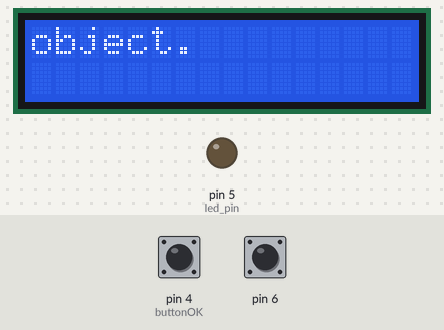
Bench run of a sketch on a simulated Arduino Uno, built with avr-gcc and run on an emulated ATmega328P. Parts: 16×2 character LCD, output pins drawn as LEDs (lit = HIGH). Inputs (shaded band) come from the test bench; at power-on: pin 6 LOW, pin 4 (buttonOK) LOW. What the sketch prints to the serial monitor is not drawn.

Above: at 4.9 s.
5.0 s: pin 6 pulsed HIGH 2 times (0.12 s each, 0.3 s apart)
At 5.8 s:
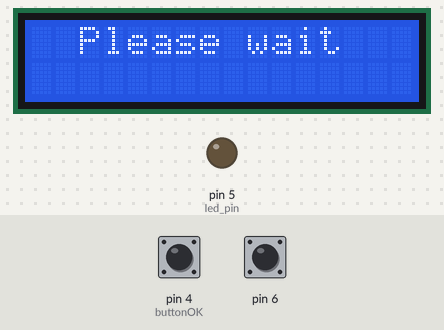
At 9.8 s:
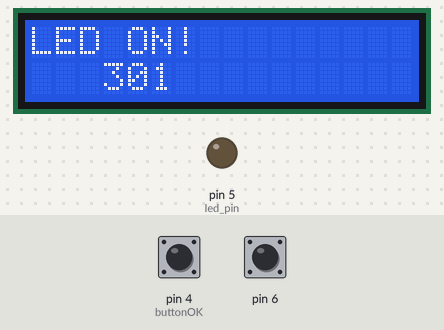
Timing chart, 0 to 11.3 s (numbered marks = the images above; inputs shaded):
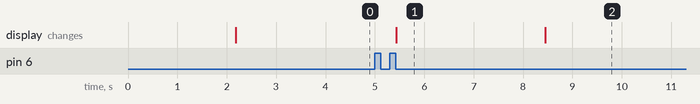

The sketch:

time_machine_3.0.ino
```cpp
#include "LCD_1602_RUS.h"

LCD_1602_RUS lcd(0x3F, 16, 2);
long timerfinal;
long timer=0;
long lasttime=0;
float flashdelayf;
int flashdelayl;
int func1=0;
int func2=0;
int buttonleft=2;
int buttonright=3;
int buttonOK=4;
int paddlesetmode=0;
int paddles=1;
unsigned long lastpressleft;
unsigned long lastpressright;
unsigned long lastpressOK;
int buttonleftflag=0;
int buttonrightflag=0;
int buttonOKflag=0;
int led_pin=5;
int lighttime=200;


void setup() {
  Serial.begin(9600);
  lcd.backlight();
  lcd.init();
  Serial.begin(9600);
  lcd.backlight();
  lcd.init();
  pinMode(led_pin, OUTPUT);
  pinMode(buttonleft, INPUT);
  pinMode(buttonright, INPUT);
  pinMode(buttonOK, INPUT);
  lcd.setCursor(5, 0);
  lcd.print("Welcome");
  delay(2000);
  lcd.clear();
  lcd.setCursor(0, 0);
  lcd.print("Please point the");
  lcd.setCursor(1, 1);
  lcd.print("sensor to the");
  lcd.clear();
  lcd.setCursor(0, 0);
  lcd.print("object.");
  delay(2000);
  while(func1 == 0){
    if(digitalRead(6) == 1 && func2 == 0){

      func2=1;

    }
    if(digitalRead(6) == 0 && func2 == 1){
      func2=2;
      lasttime = millis();
      Serial.println("lastflash");
    }
    if(digitalRead(6) == 1 && func2 == 2){
      func2=4;
    }
    if(digitalRead(6) == 0 && func2 == 4){
      Serial.println("flash");
      timerfinal = millis() - lasttime;
      func2=5;
      func1=1;

    }
  }
  lcd.clear();
  lcd.setCursor(2, 0);
  lcd.print("Please wait");
  /*
  paddlesetmode=1;
  lcd.clear();
  lcd.setCursor(2, 0);
  lcd.print("Now tell me");
  lcd.setCursor(0, 1);
  lcd.print("paddle quantity");
  delay(3000);
  lcd.clear();
  lcd.setCursor(5, 0);
  lcd.print("<");
  lcd.setCursor(7, 0);
  lcd.print(">");
  lcd.setCursor(3, 1);
  lcd.print("Press OK");
  while(paddlesetmode == 1){
    lcd.setCursor(6, 0);
      lcd.print(paddles);
      if(digitalRead(buttonleft) == HIGH && buttonleftflag == 0 && millis() - lastpressleft > 50){
        buttonleftflag=1;
        lastpressleft=millis();
      }
      if(digitalRead(buttonleft) == LOW && buttonleftflag == 1){
        buttonleftflag=0;
        lcd.setCursor(6, 0);
        paddles=paddles - 1;
        lcd.print(paddles);
      }
      if(digitalRead(buttonright) == HIGH && buttonrightflag == 0 && millis() - lastpressright > 50){
        buttonrightflag=1;
        lastpressright=millis();
      }
      if(digitalRead(buttonright) == LOW && buttonrightflag == 1){
        buttonrightflag=0;
        lcd.setCursor(6, 0);
        paddles=paddles + 1;
        lcd.print(paddles);
      }
      if(digitalRead(buttonOK) == HIGH && buttonOKflag == 0 && millis() - lastpressright > 50){
        buttonOKflag=1;
        lastpressOK=millis();
      }
      if(digitalRead(buttonOK) == LOW && buttonOKflag == 1){
        buttonOKflag=0;
        paddlesetmode=2;
      }
    }
    if(paddlesetmode == 2){
      //flashdelayl = timerfinal * paddles;
      lcd.clear();
      lcd.setCursor(0, 0);
      lcd.print("Done! Now you");
      lcd.setCursor(3, 1);
      lcd.print("can enjoy!");
    }
    */
    //flashdelayl = round(flashdelayf / 1000);
    delay(3000);
    lcd.clear();
    lcd.print("LED ON!");
    lcd.setCursor(3, 1);
    lcd.print(timerfinal);
}

void loop() {
  while(digitalRead(4) == HIGH){
    digitalWrite(5, HIGH);
    delayMicroseconds(lighttime);
    digitalWrite(5, LOW);
    delay(timerfinal);
    if(digitalRead(buttonleft) == HIGH && buttonleftflag == 0 && millis() - lastpressleft > 50){
        buttonleftflag=1;
        lastpressleft=millis();
      }
      if(digitalRead(buttonleft) == LOW && buttonleftflag == 1){
        buttonleftflag=0;
        timerfinal=timerfinal - 1;
        lcd.setCursor(3, 1);
        lcd.print(timerfinal);
      }
    if(digitalRead(buttonright) == HIGH && buttonrightflag == 0 && millis() - lastpressright > 50){
        buttonrightflag=1;
        lastpressright=millis();
      }
      if(digitalRead(buttonright) == LOW && buttonrightflag == 1){
        buttonrightflag=0;
        timerfinal=timerfinal + 1;
        lcd.setCursor(3, 1);
        lcd.print(timerfinal);
      }
  }
}
```

Measured:
- after the input at 5.0 s, the display: changes after 0.43 s (image 1)
- what the display in image 1 shows lasts 3.0 s, from 5.4 s to 8.4 s
